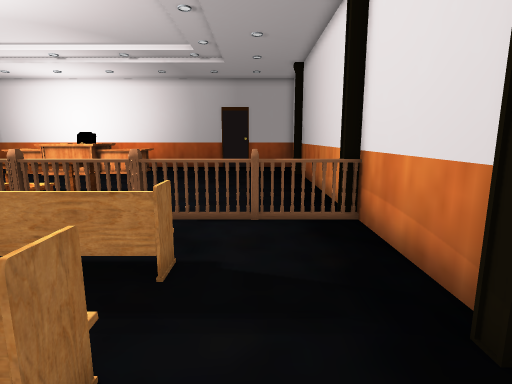
View 1 (above)

24 first-person views from a walk through a 3-D level made in the Unity game engine. The camera is 1.2 m above the floor, tilts 10° down and sees 80° across. The floor is counted in squares, 0.5 m on a side. Each view is taken from the middle of a square. On the plan, view 1 faces up. The plan holds only what a view shows up to about 19 squares ahead; the rest is blank. The player is left out.

View 2
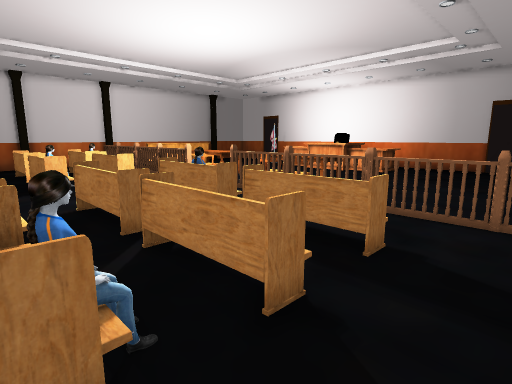

View 3
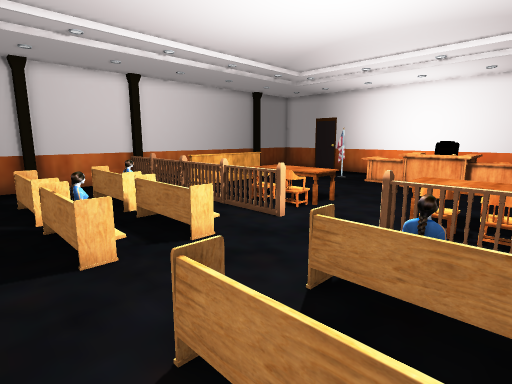

View 4
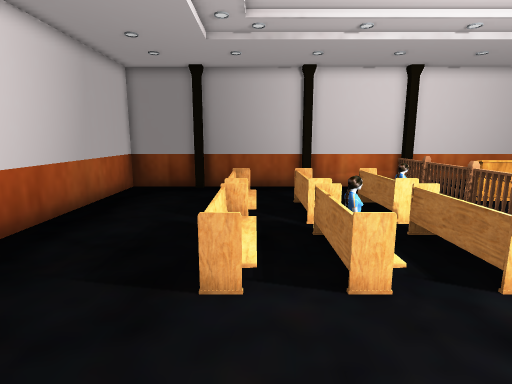

View 5
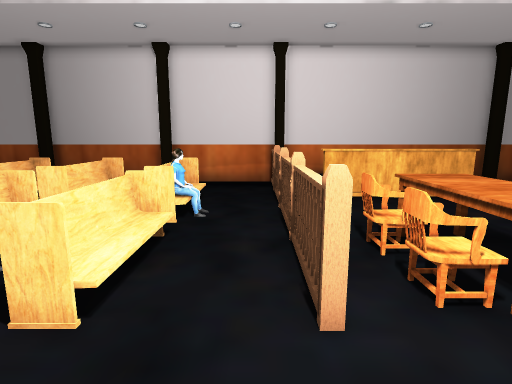

View 6
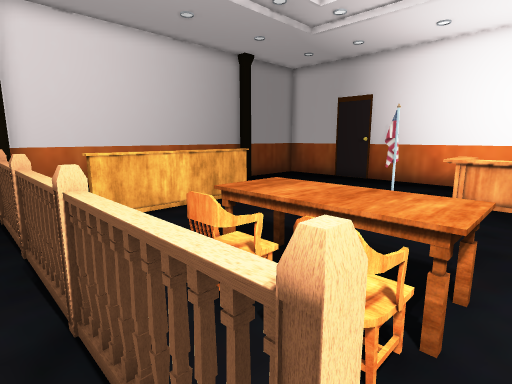

View 7
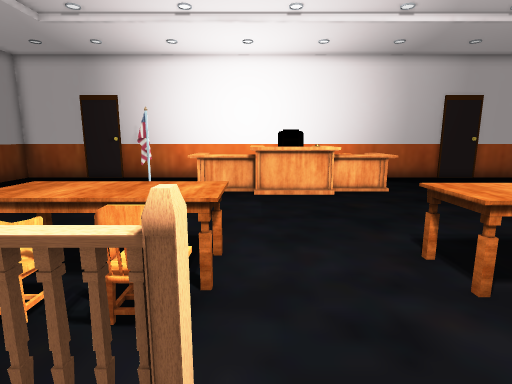

View 8
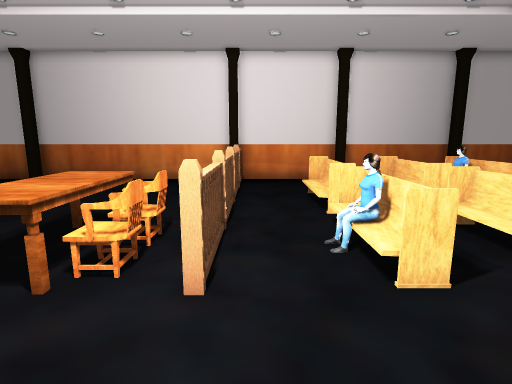

View 9
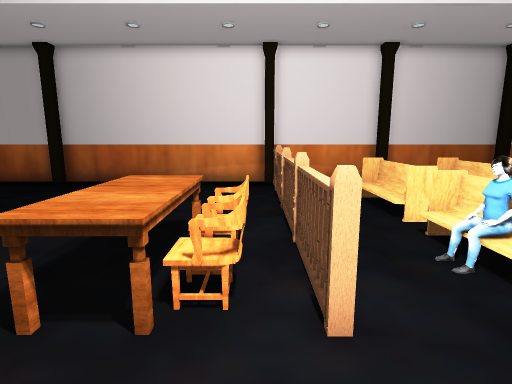

View 10
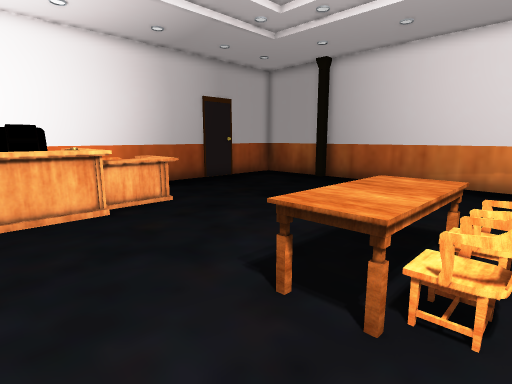

View 11
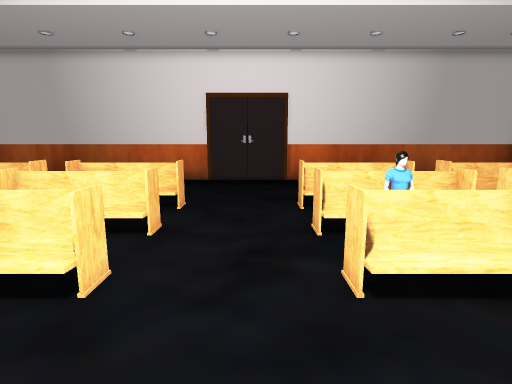

View 12
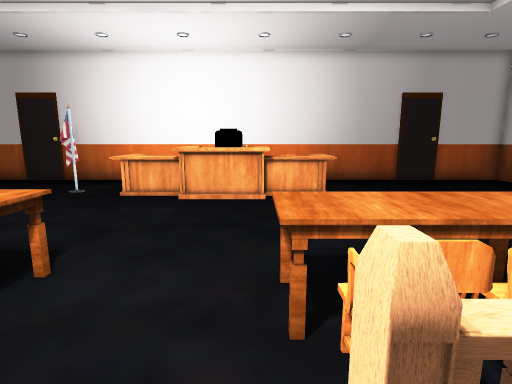

View 13
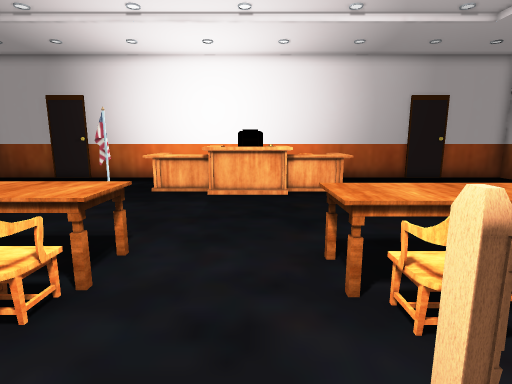

View 14
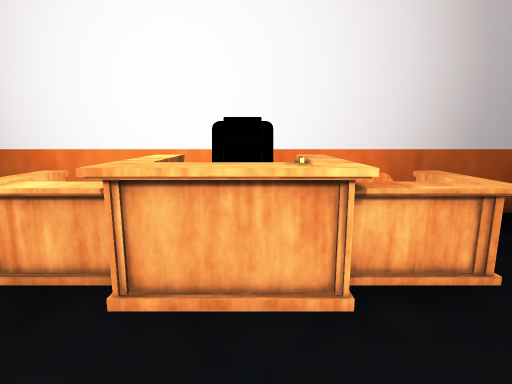

View 15
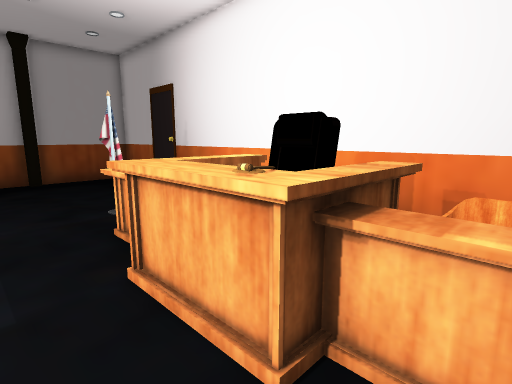

View 16
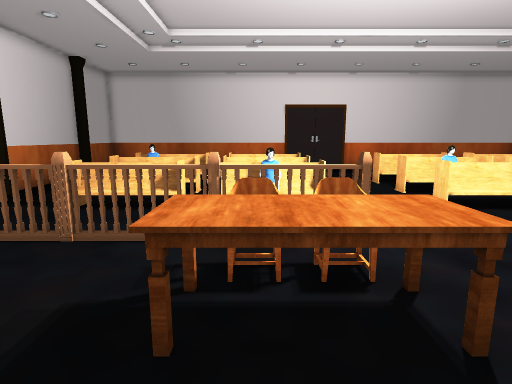

View 17
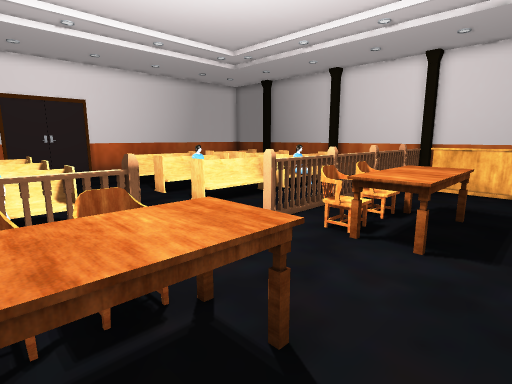

View 18
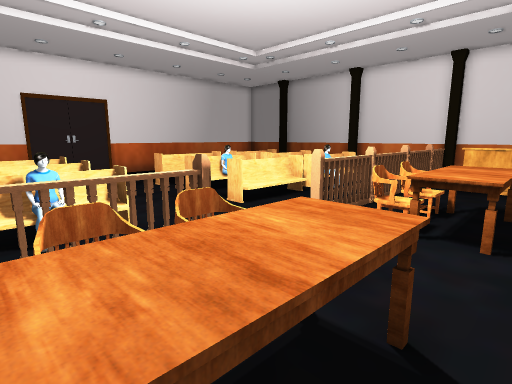

View 19
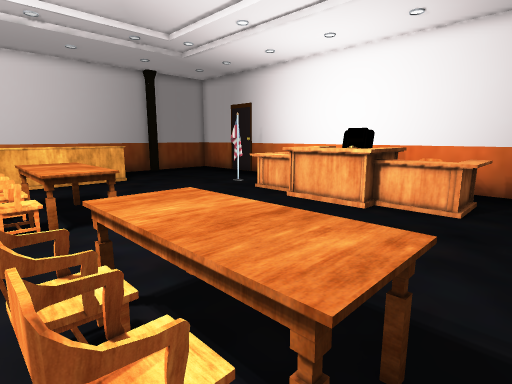

View 20
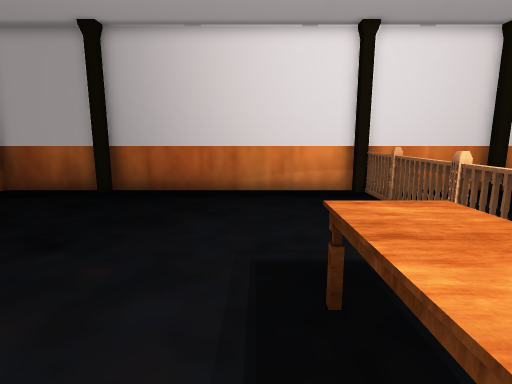

View 21
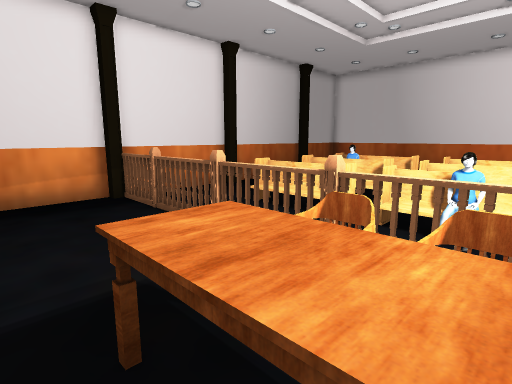

View 22
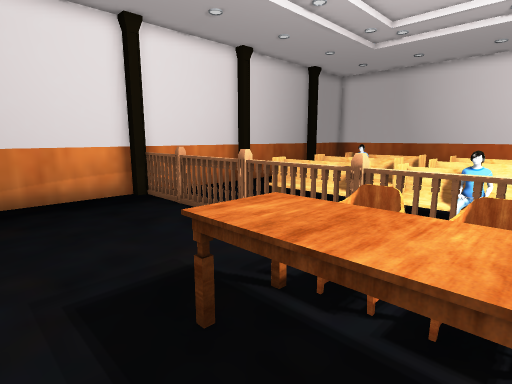

View 23
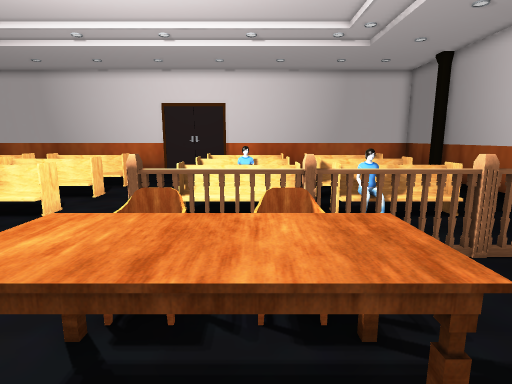

View 24
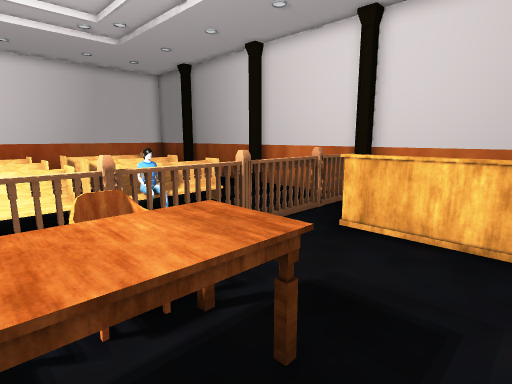

### Floor plan
Key: @ floor where view 1 was taken; # wall or solid block; x gap in a wall; . floor; / step, stairs or slope; = window, fence, low wall or low ledge; ^ raised ledge; B bench; R railing; F flag; O other object.
Columns run from 28 left of view 1 to 3 right of it. Each row starts with its distance up from view 1.
 26 ################################
 25 #                              #
 24 #                        ..    #
 23 #          ^  ^ O^OO^          #
 22 #       FF ^. ^ OOOO^.....     #
 21 #        ..^^^^OO^^^^.         #
 20 #      .......^^OO....         #
 19 #      .................       #
 18 #      .................       #
 17 #   R ....................     #
 16 #   R .....................    #
 15 #   R......................    #
 14 #   R.......................   #
 13 #   R.....^^^^....^^^^......   #
 12 #   R.....^^^^...^^^^^.......  #
 11 #   R.....OOOO...===^^.........#
 10 #   ......OOOO....x^O..........#
  9 #RRRRRRRRR#^^==..OOOxOOOOOOOOOO#
  8 #   .........................  #
  7 #     .......................  #
  6 #    ...O..........OO///////.  #
  5 #    BBBB BBBB....BBBB.BBBB    #
  4 #           ..........         #
  3 #          O......///          #
  2 #    BBBB BBBB....BBBB.BBBB    #
  1 #            ......    ..      #
  0 #            O....// /   OO @  #
 -1 #            B....        B  . #
 -2 #             ...              #
 -3 #             ...              #
 -4 #                              #
 -5 #                              #
 -6 #                              #
 -7 #                              #
 -8 ###############################

Positions as (right, up) in squares from view 1, and headings:
1: (0, 0), facing up
2: (1, -1), facing up-left
3: (-7, 0), facing up-left
4: (-9, 0), facing left
5: (-11, 8), facing left
6: (-14, 8), facing up-left
7: (-14, 7), facing up
8: (-15, 8), facing right
9: (-14, 10), facing right
10: (-14, 10), facing up-right
11: (-13, 10), facing down
12: (-11, 8), facing up
13: (-12, 7), facing up
14: (-12, 16), facing up
15: (-9, 18), facing up-left
16: (-8, 16), facing down
17: (-8, 15), facing down-left
18: (-7, 14), facing down-left
19: (-6, 10), facing up-left
20: (-11, 14), facing right
21: (-10, 14), facing down-right
22: (-10, 15), facing down-right
23: (-17, 15), facing down
24: (-16, 15), facing down-left
